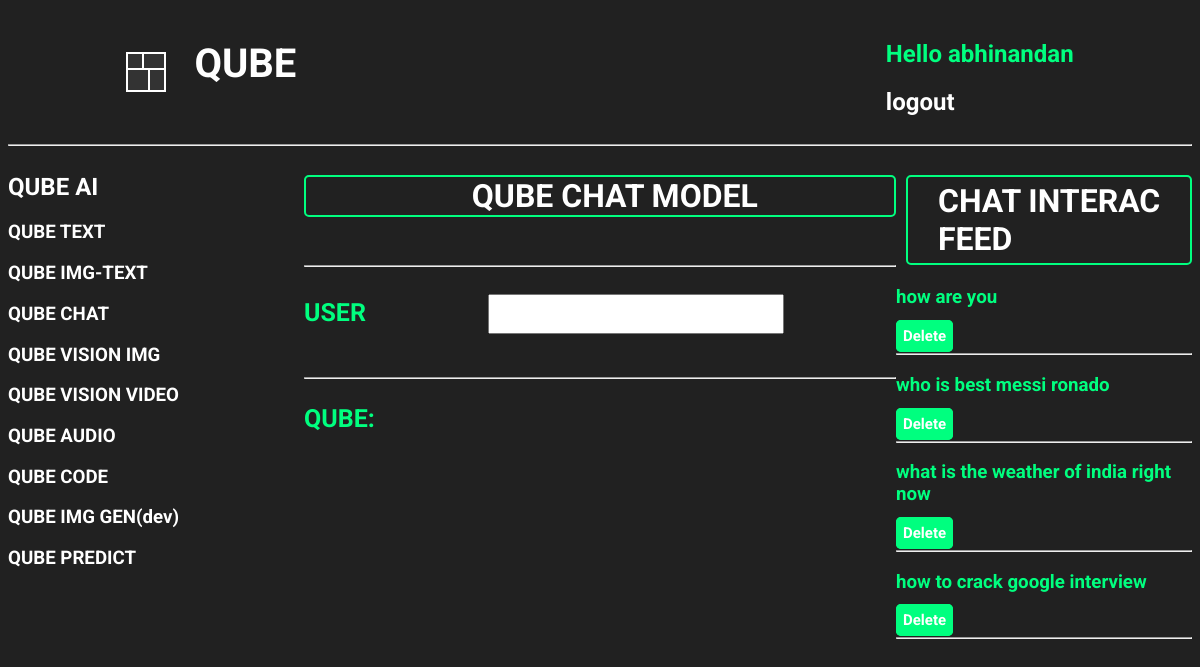
/intactChat/ (signed in), run on an earlier commit of the app's database.
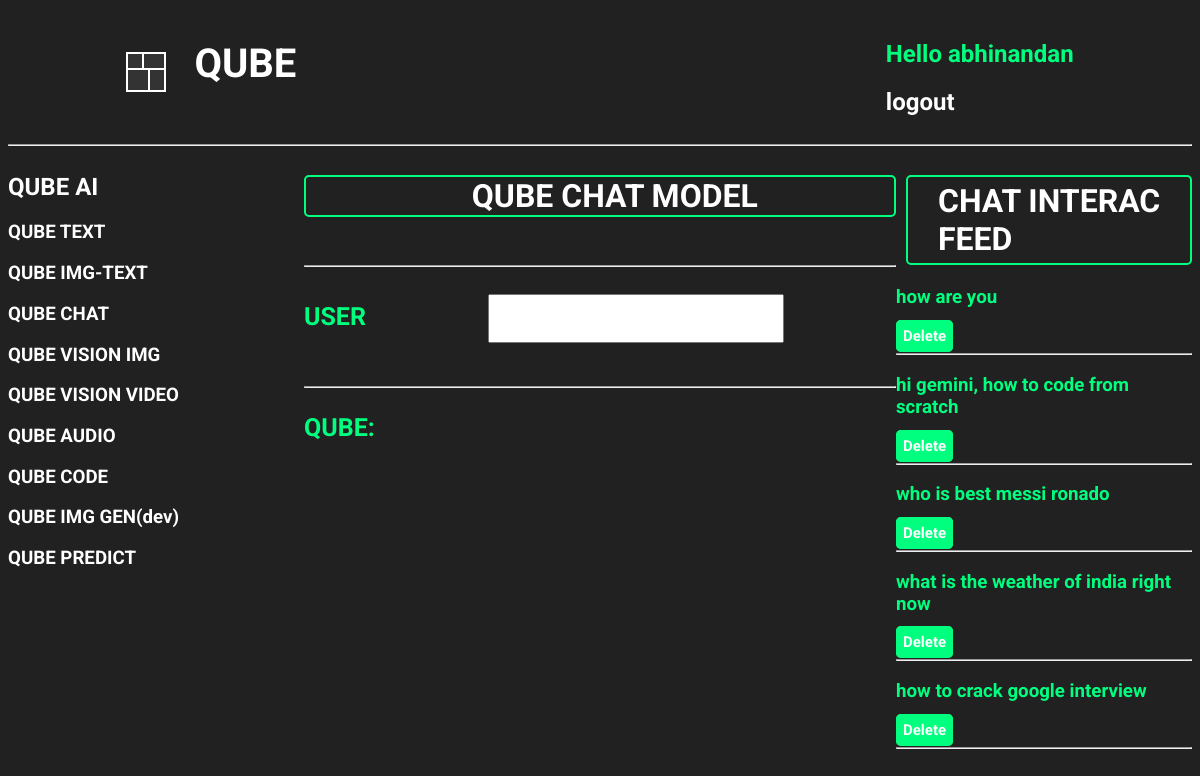
And on a later commit of the database.
### base/models.py (models this page shows, shortened)
class interactiveChatHistory(models.Model):
    user = models.ForeignKey(
        User, on_delete=models.CASCADE, related_name='interactive_chat_histories')
    user_chat_prompt = models.TextField()
    model_response = models.TextField()
    created = models.DateField(auto_now_add=True)

### base/views.py (the view, shortened to what this page needs)
# urls.py: path('intactChat/', views.interactiveChat, name='intactChat'),
@login_required(login_url='loginUser')
def interactiveChat(request):
    formatted_lines = []
    user_chat_prompt = request.GET.get('user_chat_prompt', '')
    user_interac_chat = interactiveChatHistory.objects.filter(
        user=request.user).order_by('-created')
    context = {'chat_results': formatted_lines,
               'user_interac_chat': user_interac_chat}
    return render(request, 'base/TextChat_component.html', context)

### base/templates/base/TextChat_component.html (shortened to what this page needs)
{% extends 'main.html' %}
{% block content %}
<div class="interactive-chat-model">
    <div>
        {% include 'base/Models_component_ai.html' %}
    </div>
    <div>
        <div>
            <h1 style="color: white; border: 2px solid springgreen; padding-left: 28%; border-radius: 5px;">QUBE CHAT
                MODEL</h1>
        </div>
        <br>
        <hr>
        <br>
        <form action="{% url 'intactChat' %}" method="GET">
            <label style="color:springgreen; font-size: 25px; font-weight: 700;" for="">USER</label>
            <input type="text" name="user_chat_prompt" value="{{ user_chat_prompt}}" id="user_chat_prompt_input">
        </form>
        <br>
        <hr>
        <div>
            <div class="formatted_content">
                <p style="color:springgreen; font-size: 25px; font-weight: 700;">QUBE:</p>
            </div>
        </div>
    </div>
    <div>
        <h1
            style="color: white; border: 2px solid springgreen; padding: 5px; margin-left: 10px;padding-left: 30px; border-radius: 5px;">
            CHAT INTERAC FEED</h1>
        {% for chat in user_interac_chat %}
        <div>
            <h3><a href="{% url 'chatFullResponseView' chat.id %}" id="user_chat_prompt_text_chat">
                    {{ chat.user_chat_prompt }}</a>
            </h3>
            <a href="{% url 'deleteChat' chat.id %}" id="text_chat_delete_btn">Delete</a>
            <hr>
        </div>
        {% endfor %}
    </div>
</div>
{% endblock %}

What changed in the data, as far as the page shows it:
added interactiveChatHistory: user_chat_prompt "hi gemini, how to code from scratch"
